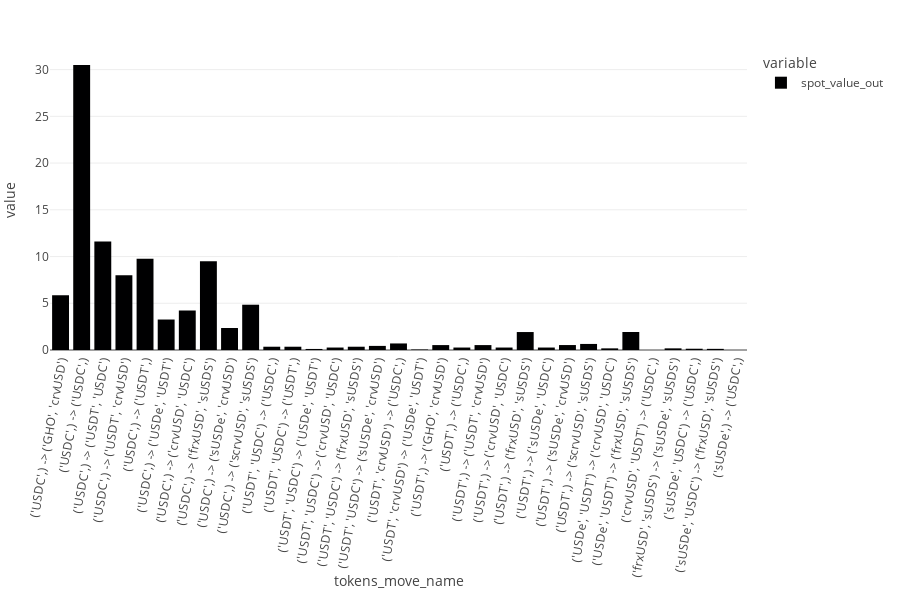

Notebook code for this chart:
### Code cell
fig = px.bar(
    100 * rebalance_df.groupby("tokens_move_name")["spot_value_out"].sum() / rebalance_df["spot_value_out"].sum(),
    height=800,
)

fig.update_layout(
    height=600, margin=dict(t=50, b=150, l=50, r=50), xaxis_tickangle=-80  # tilt labels so they fit better
)
fig.update_layout(margin=dict(b=250))

### Figure 1 — Plotly figure (JSON) as saved in the notebook; plotly's stock layout.template omitted (floating-point values rounded to 4 significant figures)
{"data": [{"alignmentgroup": "True", "hovertemplate": "variable=spot_value_out<br>tokens_move_name=%{x}<br>value=%{y}<extra></extra>", "legendgroup": "spot_value_out", "marker": {"color": "#000001", "pattern": {"shape": ""}}, "name": "spot_value_out", "offsetgroup": "spot_value_out", "orientation": "v", "showlegend": true, "textposition": "auto", "type": "bar", "x": ["('USDC',) -> ('GHO', 'crvUSD')", "('USDC',) -> ('USDC',)", "('USDC',) -> ('USDT', 'USDC')", "('USDC',) -> ('USDT', 'crvUSD')", "('USDC',) -> ('USDT',)", "('USDC',) -> ('USDe', 'USDT')", "('USDC',) -> ('crvUSD', 'USDC')", "('USDC',) -> ('frxUSD', 'sUSDS')", "('USDC',) -> ('sUSDe', 'crvUSD')", "('USDC',) -> ('scrvUSD', 'sUSDS')", "('USDT', 'USDC') -> ('USDC',)", "('USDT', 'USDC') -> ('USDT',)", "('USDT', 'USDC') -> ('USDe', 'USDT')", "('USDT', 'USDC') -> ('crvUSD', 'USDC')", "('USDT', 'USDC') -> ('frxUSD', 'sUSDS')", "('USDT', 'USDC') -> ('sUSDe', 'crvUSD')", "('USDT', 'crvUSD') -> ('USDC',)", "('USDT', 'crvUSD') -> ('USDe', 'USDT')", "('USDT',) -> ('GHO', 'crvUSD')", "('USDT',) -> ('USDC',)", "('USDT',) -> ('USDT', 'crvUSD')", "('USDT',) -> ('crvUSD', 'USDC')", "('USDT',) -> ('frxUSD', 'sUSDS')", "('USDT',) -> ('sUSDe', 'USDC')", "('USDT',) -> ('sUSDe', 'crvUSD')", "('USDT',) -> ('scrvUSD', 'sUSDS')", "('USDe', 'USDT') -> ('crvUSD', 'USDC')", "('USDe', 'USDT') -> ('frxUSD', 'sUSDS')", "('crvUSD', 'USDT') -> ('USDC',)", "('frxUSD', 'sUSDS') -> ('sUSDe', 'sUSDS')", "('sUSDe', 'USDC') -> ('USDC',)", "('sUSDe', 'USDC') -> ('frxUSD', 'sUSDS')", "('sUSDe',) -> ('USDC',)"], "xaxis": "x", "y": [5.869, 30.49, 11.6, 7.998, 9.758, 3.261, 4.226, 9.508, 2.351, 4.845, 0.3506, 0.3506, 0.1123, 0.2629, 0.3506, 0.4382, 0.7011, 0.05236, 0.5258, 0.2629, 0.5258, 0.2629, 1.922, 0.2629, 0.5294, 0.6485, 0.1753, 1.928, 0.0001752, 0.1753, 0.1363, 0.1227, 0.0001754], "yaxis": "y"}], "layout": {"barmode": "relative", "height": 600, "legend": {"title": {"text": "variable"}, "tracegroupgap": 0}, "margin": {"b": 250, "l": 50, "r": 50, "t": 50}, "xaxis": {"anchor": "y", "domain": [0, 1], "tickangle": -80, "title": {"text": "tokens_move_name"}}, "yaxis": {"anchor": "x", "domain": [0, 1], "title": {"text": "value"}}}}
